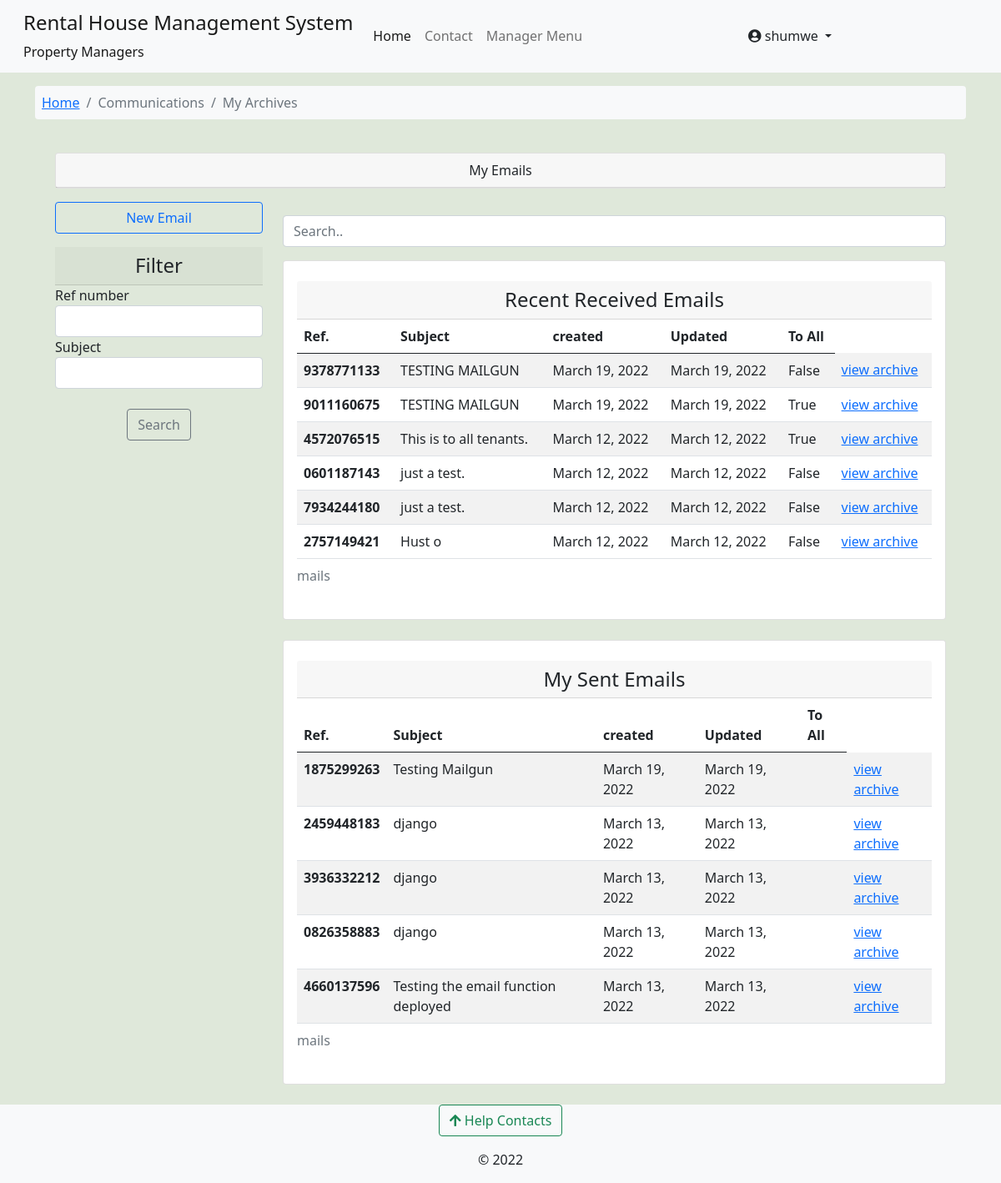
The app's page /core/email_archive_view/niagra-bumnsd-sd-djks/my_received_mails/shumwe/ (signed in), older data.
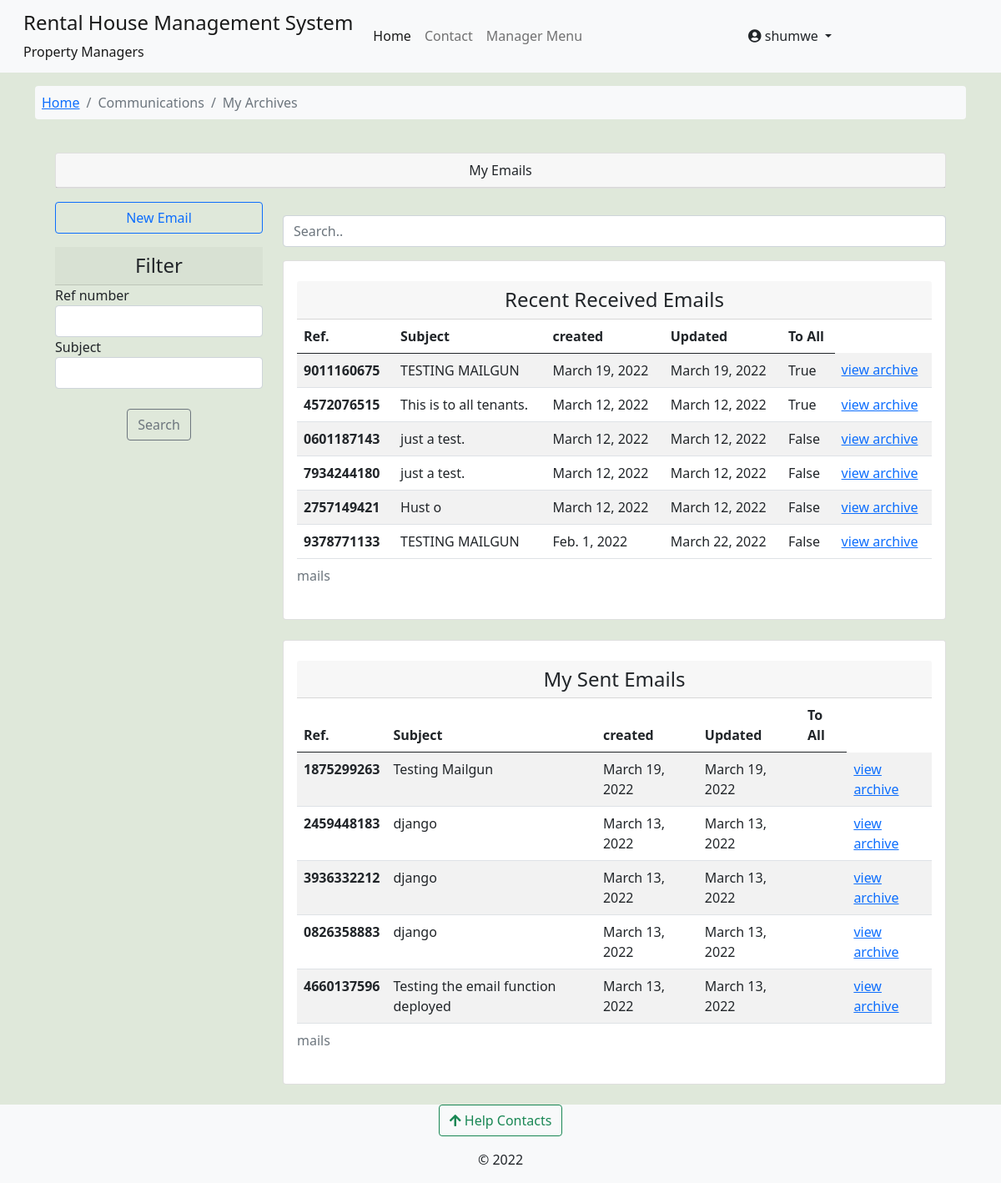
The same page, newer data.
### core/models.py (models this page shows, shortened)
class ManagerTenantCommunication(models.Model):
    ref_number = models.CharField(max_length=12, unique=True, null=True, blank=True)
    sent_to = models.ManyToManyField(Tenants,blank=True)
    send_to_all = models.BooleanField(default=False)
    sent_by = models.ForeignKey(Managers, on_delete=models.CASCADE)
    building = models.ForeignKey(Building, on_delete=models.CASCADE)
    subject = models.CharField(max_length=100)
    body = models.TextField()
    created = models.DateTimeField(default=datetime.datetime.now)
    updated = models.DateTimeField(auto_now=True)
    retract = models.BooleanField(default=False)
    class Meta:
        verbose_name_plural = 'Archives | Manager E-Mails'

class TenantEmails(models.Model):
    ref_number = models.CharField(max_length=12, unique=True, null=True, blank=True)
    sent_to = models.ForeignKey(Managers, on_delete=models.CASCADE)
    sent_by = models.ForeignKey(Tenants, on_delete=models.CASCADE)
    building = models.ForeignKey(Building, on_delete=models.CASCADE)
    subject = models.CharField(max_length=100)
    content = models.TextField()
    created = models.DateTimeField(default=datetime.datetime.now)
    updated = models.DateTimeField(auto_now=True)
    class Meta:
        verbose_name_plural = 'Archives | E-mails From Tenants'

### core/views.py (the view)
# urls.py: path('email_archive_view/<slug:building_slug>/my_received_mails/<slug:username>/', views.my_mails, name='my_mails'),
@login_required
def my_mails(request,building_slug,username):
    building = Building.objects.get(slug=building_slug)
    user = request.user
    if not user.is_tenant:
        return redirect('profile')
    else:
        tenant = Tenants.objects.get(associated_account__username=username)
        general_mails = ManagerTenantCommunication.objects.filter(building=building,send_to_all=True,retract=False).order_by('-created')
        my_mails = ManagerTenantCommunication.objects.filter(sent_to=tenant,retract=False).order_by('-created')
        mails = general_mails|my_mails
        mails_filter = TenantsMailFilter(request.GET, queryset=mails)
        sent_mails = TenantEmails.objects.filter(sent_by=tenant,building=building).order_by('-created')
    context = {
        'mails': mails_filter,'sent_mails':sent_mails,'building':building,'tenant':tenant,
        }
    return render(request, 'core/my_email_archive_list.html', context)

### complaints/context_processors.py (called while the page is built)
def get_contacts(request):
    user = request.user
    if user.is_authenticated:
        if user.is_tenant:
            tenant = Tenants.objects.get(associated_account=user)
            building = Building.objects.get(id=tenant.rented_unit.building_id)
            contacts = HelpContacts.objects.filter(associated_building=building)
            return dict(contacts=contacts)
        elif user.is_manager:
            contacts = HelpContacts.objects.all()
            return dict(contacts=contacts)
        else:
            contacts = HelpContacts.objects.filter(make_publicly_available=True)
            return dict(contacts=contacts)
    else:
        contacts = HelpContacts.objects.filter(make_publicly_available=True)
        return dict(contacts=contacts)

### rental_property/context_processors.py (called while the page is built)
def my_managed_buildings(request):
    user_instance = request.user
    if user_instance.is_authenticated:
        manager_instance = Managers.objects.filter(associated_account=user_instance)[:1]
        managed_buildings = Building.objects.filter(manager=manager_instance)
        return dict(managed_buildings=managed_buildings)
    else:
        return {'False': False,}

### core/templates/core/my_email_archive_list.html (shortened to what the changed rows need)
{% extends 'base.html' %}
{% load crispy_forms_tags %}
{% load humanize %}
{% block content %}
<div class="container">
<section class="row justify-content-center p-4">
    <div class="container">
      <div class="row">
        <div class="mt-3 col-sm-12 col-md-9">
          <div class="row">
            <div class="col-sm-12">
              <div class="card card-body">
                <div class="table-responsive">
                <table class="table table-striped table-hover">
                  <caption> mails </caption>
                    <thead>
                      <tr>
                        <th scope="col">Ref.</th>
                        <th scope="col">Subject</th>
                        <th scope="col"> created </th>
                        <th scope="col">Updated</th>
                        <th scope="col"> To All </th>
                      </tr>
                    </thead>
                    <tbody id='ourTable'>
                        {% for c in mails.qs %}
                      <tr>
                        <th scope="row"> {{c.ref_number}} </th>
                        <td>{{ c.subject }}</td>
                        <td>{{ c.created|naturalday }}</td>
                        <td>{{ c.updated|naturalday }}</td>
                        <td> {{c.send_to_all}}</td>
                        <td><a href="{% url 'core:my_archive_details' building.slug tenant.associated_account.username c.ref_number %}">view archive</a> </td>
                      </tr>
                      {% endfor %}
                    </tbody>
                </table>
                </div>
              </div>
              <div class="card mt-4 card-body">
                <div class="table-responsive">
                <table class="table table-striped table-hover">
                  <caption> mails </caption>
                    <thead>
                      <tr>
                        <th scope="col">Ref.</th>
                        <th scope="col">Subject</th>
                        <th scope="col"> created </th>
                        <th scope="col">Updated</th>
                        <th scope="col"> To All </th>
                      </tr>
                    </thead>
                    <tbody id='ourTable'>
                        {% for c in sent_mails %}
                      <tr>
                        <th scope="row"> {{c.ref_number}} </th>
                        <td>{{ c.subject }}</td>
                        <td>{{ c.created|naturalday }}</td>
                        <td>{{ c.updated|naturalday }}</td>
                        <td> {{c.send_to_all}}</td>
                        <td><a href="{% url 'core:view_tenant_archive' building.slug tenant.associated_account.username c.ref_number %}">view archive</a> </td>
                      </tr>
                      {% endfor %}
                    </tbody>
                </table>
                </div>
              </div>
            </div>
          </div>
        </div>
      </div>
    </div>
  </div>
{% endblock %}

Row changes from the older to the newer data that the page shows:
changed ManagerTenantCommunication: created "March 19, 2022" → "Feb. 1, 2022"; updated "March 19, 2022" → "March 22, 2022"; moves down the list
